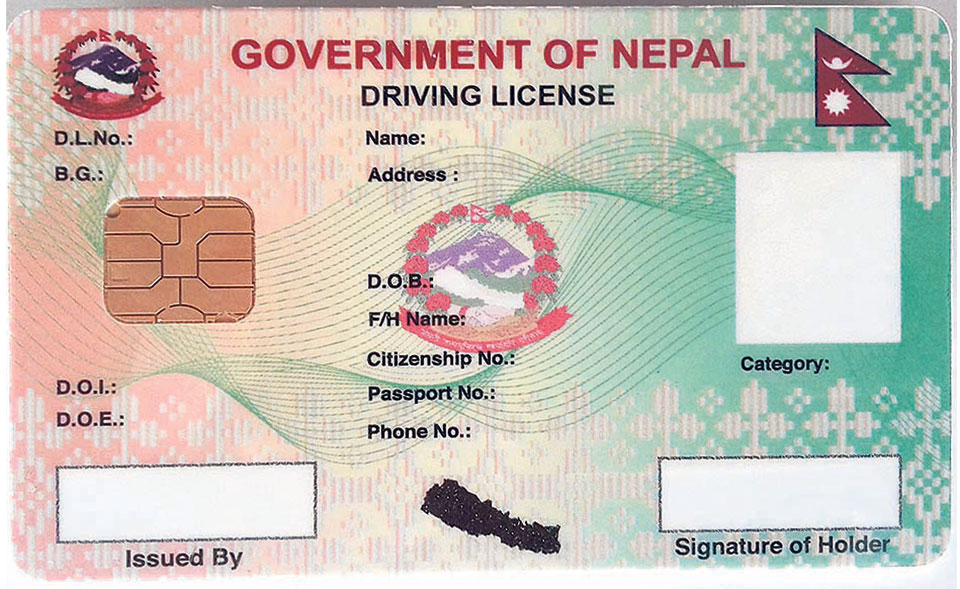
#> input picture doc.jpg, 960 x 589 px
$ python document-field-detection.py
#> lines starting #> are read from the running program, lines starting #| are printed output that depends on the picture
# importing libraries
import numpy as np
import imutils
import cv2

field_threshold = {
	"dnl_no": 0.8
}

# Function to Generate bounding
# boxes around detected fields
def getBoxed(img, img_gray, template, field_name = "policy_no"):

	w, h = template.shape[::-1]

	# Apply template matching
	res = cv2.matchTemplate(img_gray, template,
						cv2.TM_CCOEFF_NORMED)

	hits = np.where(res >= field_threshold[field_name])

	# Draw a rectangle around the matched region.
	for pt in zip(*hits[::-1]):
		cv2.rectangle(img, pt, (pt[0] + w, pt[1] + h),
									(0, 255, 255), 2)

		y = pt[1] - 10 if pt[1] - 10 > 10 else pt[1] + h + 20

		cv2.putText(img, field_name, (pt[0], y),
			cv2.FONT_HERSHEY_SIMPLEX, 0.8, (0, 0, 255), 1)

	return img


# Driver Function
if __name__ == '__main__':

	# Read the original document image
	img = cv2.imread('doc.jpg')
#> img is the input picture: shape (589, 960, 3); mean B, G, R 185.5, 194.6, 201.1

	# 3-d to 2-d conversion
	img_gray = cv2.cvtColor(img, cv2.COLOR_BGR2GRAY)
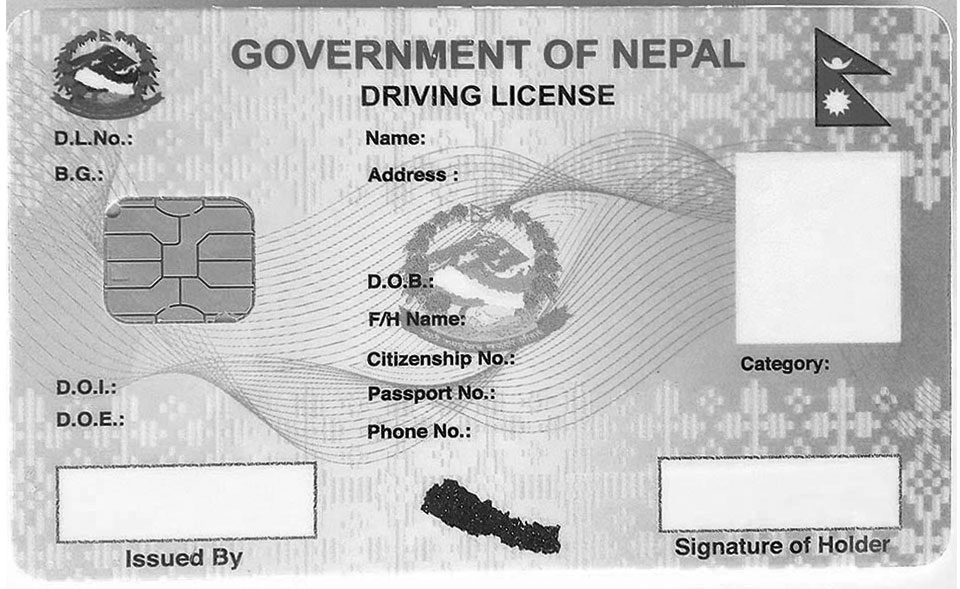
#> img_gray: shape (589, 960); min 0, max 255, mean 195.5

	# Field templates
	template_add    = cv2.imread('doc_address.png', 0)
	template_prev   = cv2.imread('doc_prev_policy.png', 0)
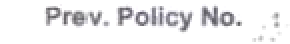
#> input picture doc_prev_policy.png, 145 x 22 px (shown 2 times larger)
#> template_prev: shape (22, 145); min 91, max 255, mean 237.5
	template_dnl    = cv2.imread('doc_dnl.jpg', 0)
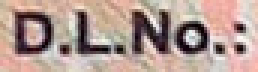
#> input picture doc_dnl.jpg, 86 x 24 px (shown 3 times larger)
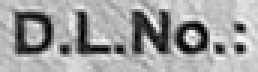
#> template_dnl: shape (24, 86) (shown 3 times larger); min 0, max 251, mean 160.5

	# img = getBoxed(img.copy(), img_gray.copy(),
	# 				template_add, 'address')

	# img = getBoxed(img.copy(), img_gray.copy(),
	# 			template_prev, 'prev_policy_no')

	img = getBoxed(img.copy(), img_gray.copy(),
				template_dnl, 'dnl_no')
#> in getBoxed, `res = cv2.matchTemplate(img_gray, template, cv2.TM_CCOEFF_NORMED)`:
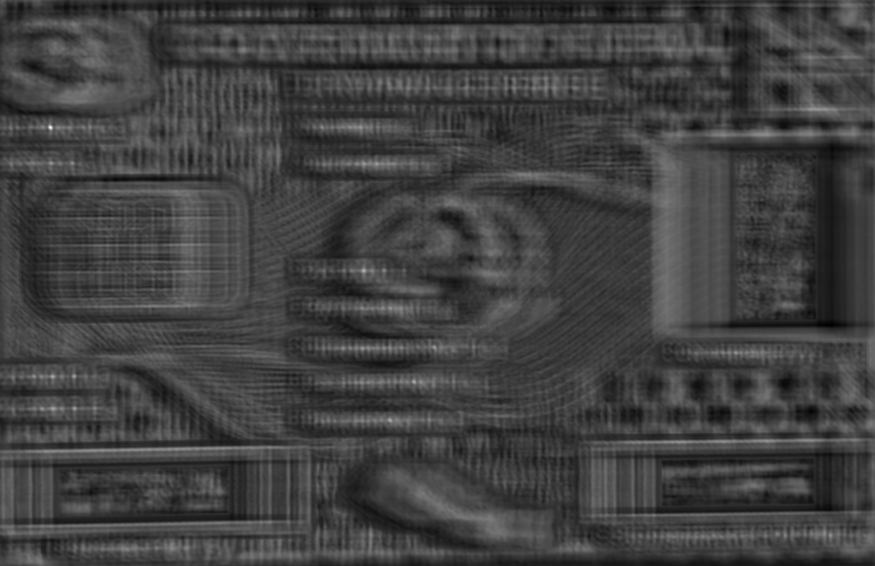
#> res: shape (566, 875) float32; min -0.361, max 0.998, mean -0.0145; drawn with min black and max white
#> in getBoxed, `hits = np.where(res >= field_threshold[field_name])`: hits = ([126, 127, 127, 127, 128], [50, 49, 50, 51, 50])
#> the loop in getBoxed, `for pt in zip(*hits[::-1]):` made 5 passes
#> (pt, y) on passes 1 to 5: ((50, 126), 116), ((49, 127), 117), ((50, 127), 117), ((51, 127), 117), ((50, 128), 118)

	cv2.imshow('Detected', img)

# De-allocate any associated memory usage
if cv2.waitKey(0) & 0xff == 27:
#> (key Esc is pressed here)
    cv2.destroyAllWindows()
